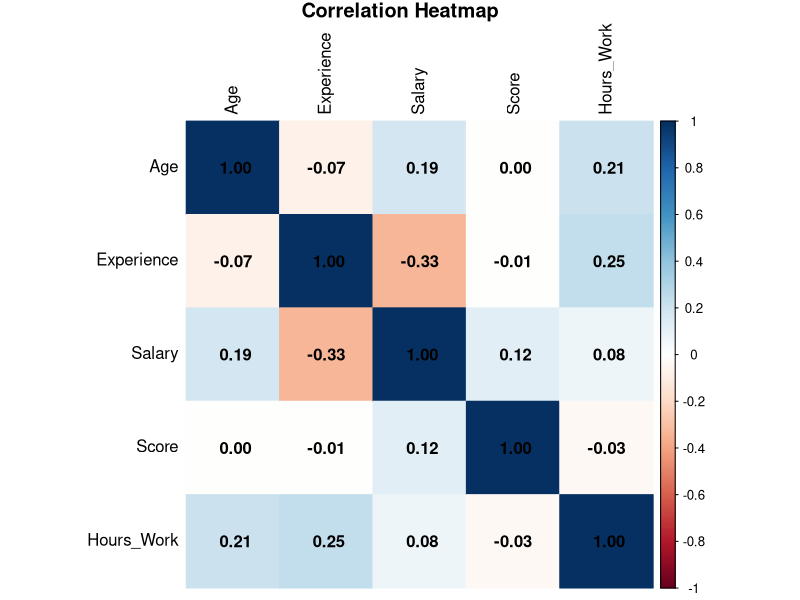
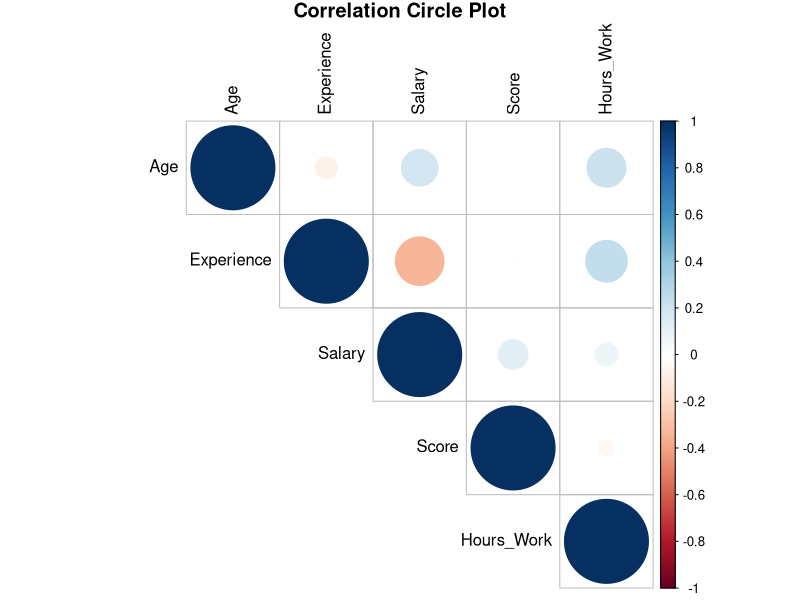
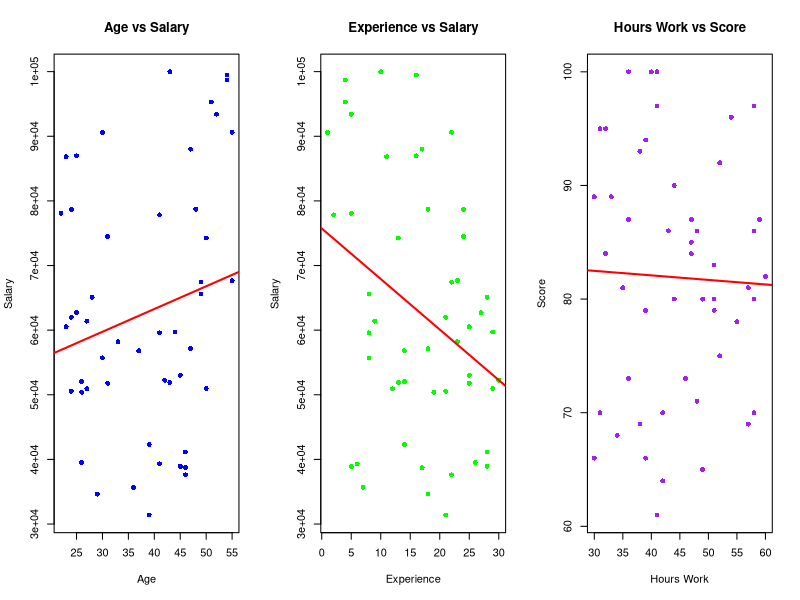
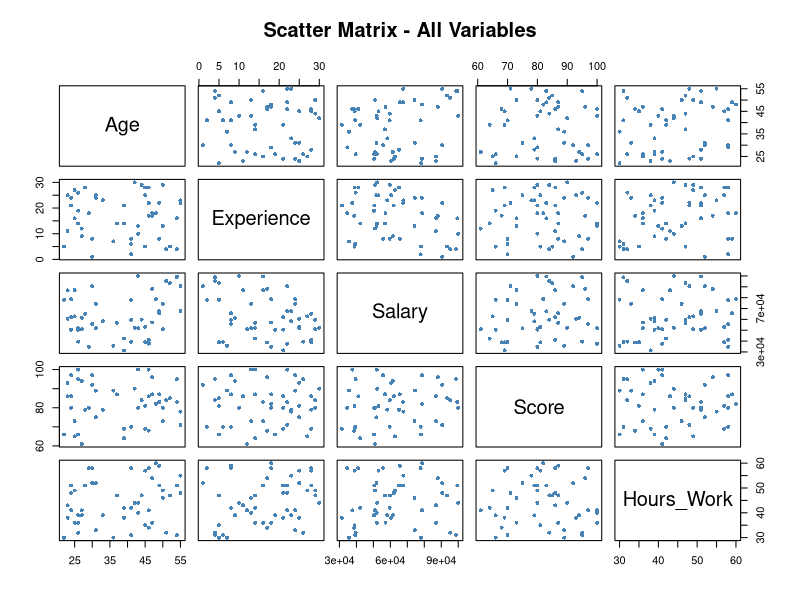
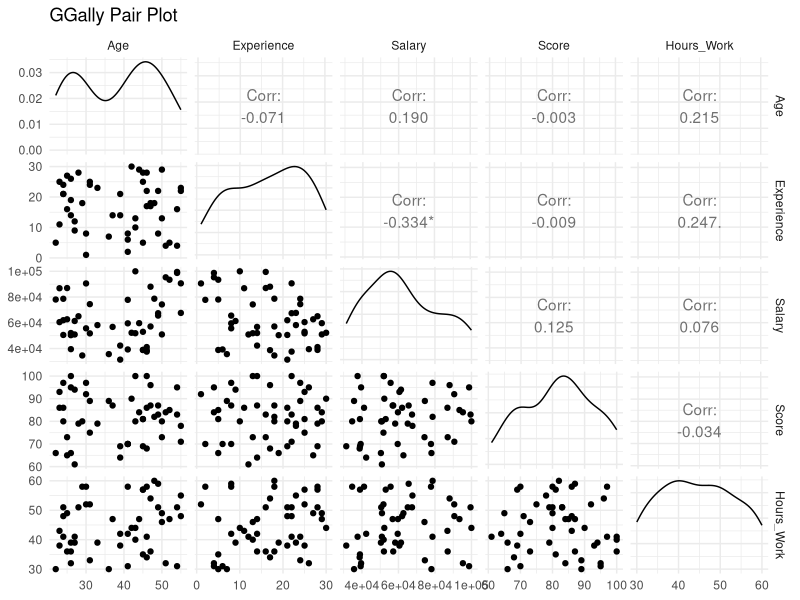
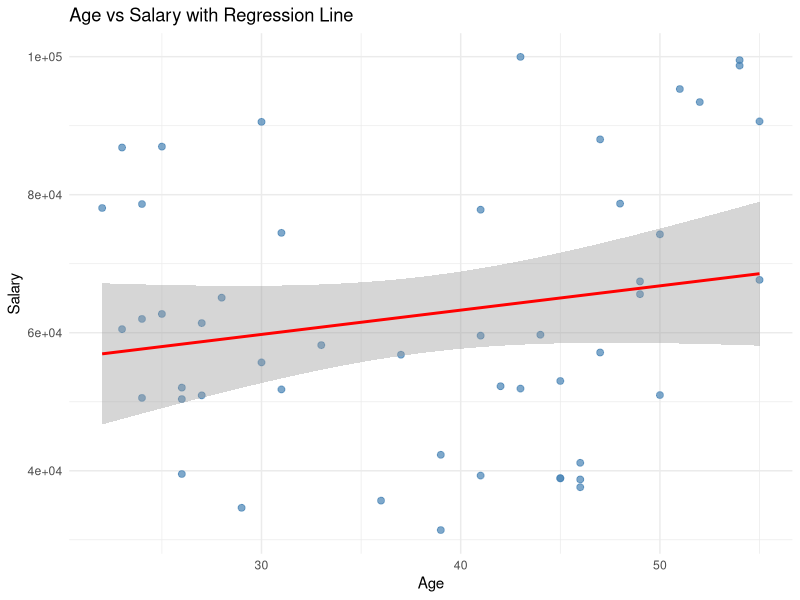
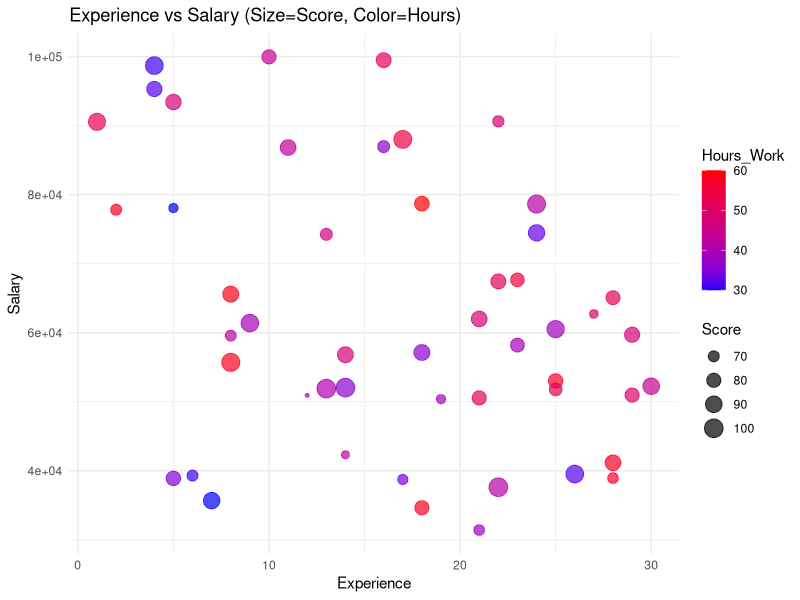
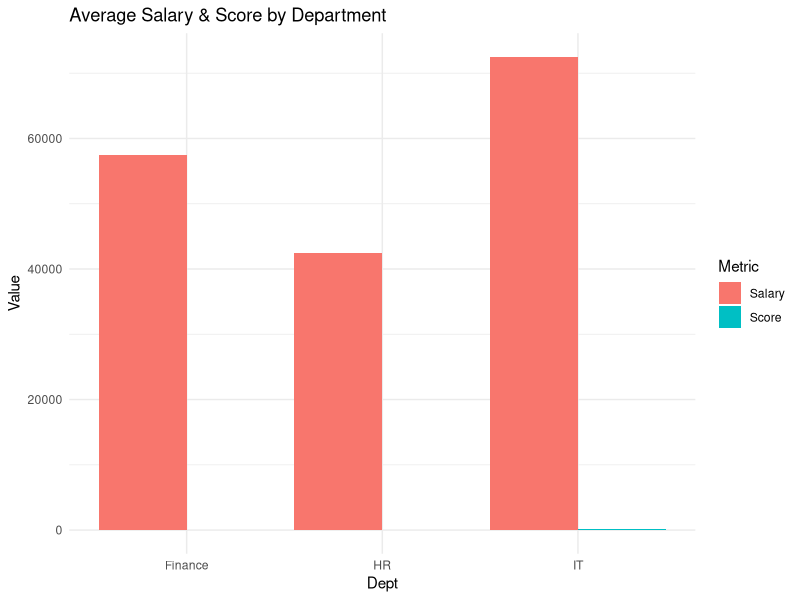

These figures' R source, in order:
# ============================================================
# EXPERIMENT 9: Correlation & Multi-Variable Analysis in R
# Run this file directly in RStudio
# ============================================================

# ---------- Install if needed ----------
# install.packages(c("ggplot2", "corrplot", "GGally"))

cat("========================================\n")
cat("EXPERIMENT 9: Correlation & Multi-Variable Analysis\n")
cat("========================================\n")

# ---------- Dataset ----------
set.seed(42)
n <- 50
df <- data.frame(
  Age        = sample(22:55, n, replace=TRUE),
  Experience = sample(1:30,  n, replace=TRUE),
  Salary     = sample(30000:100000, n, replace=TRUE),
  Score      = sample(60:100, n, replace=TRUE),
  Hours_Work = sample(30:60,  n, replace=TRUE)
)

cat("\nDataset Head:\n")
print(head(df))

cat("\nSummary:\n")
print(summary(df))

# ---------- Correlation Matrix ----------
cat("\n--- Correlation Matrix ---\n")
corr_matrix <- cor(df)
print(round(corr_matrix, 2))

# ---------- corrplot - Heatmap ----------
library(corrplot)
cat("\n--- Correlation Heatmap (corrplot) ---\n")
corrplot(corr_matrix,
         method  = "color",
         addCoef.col = "black",
         tl.col  = "black",
         title   = "Correlation Heatmap",
         mar     = c(0,0,1,0))

# Circular style
corrplot(corr_matrix,
         method = "circle",
         type   = "upper",
         tl.col = "black",
         title  = "Correlation Circle Plot",
         mar    = c(0,0,1,0))

# ---------- Scatter Plots ----------
cat("\n--- Scatter Plots ---\n")
par(mfrow=c(1,3))

plot(df$Age, df$Salary,
     main="Age vs Salary",
     xlab="Age", ylab="Salary",
     col="blue", pch=16)
abline(lm(Salary ~ Age, data=df), col="red", lwd=2)

plot(df$Experience, df$Salary,
     main="Experience vs Salary",
     xlab="Experience", ylab="Salary",
     col="green", pch=16)
abline(lm(Salary ~ Experience, data=df), col="red", lwd=2)

plot(df$Hours_Work, df$Score,
     main="Hours Work vs Score",
     xlab="Hours Work", ylab="Score",
     col="purple", pch=16)
abline(lm(Score ~ Hours_Work, data=df), col="red", lwd=2)

par(mfrow=c(1,1))

# ---------- Pairs Plot (Scatter Matrix) ----------
cat("\n--- Pairs Plot ---\n")
pairs(df,
      main  = "Scatter Matrix - All Variables",
      col   = "steelblue",
      pch   = 16,
      cex   = 0.8)

# ---------- GGally pairplot (ggplot2 style) ----------
library(GGally)
ggpairs(df,
        title = "GGally Pair Plot") +
  theme_minimal()

# ---------- ggplot2 Visualizations ----------
library(ggplot2)
cat("\n--- ggplot2 Visualizations ---\n")

# Scatter with trend
p1 <- ggplot(df, aes(x=Age, y=Salary)) +
  geom_point(color="steelblue", size=2, alpha=0.7) +
  geom_smooth(method="lm", color="red", se=TRUE) +
  ggtitle("Age vs Salary with Regression Line") +
  theme_minimal()
print(p1)

# Multi-variable scatter
p2 <- ggplot(df, aes(x=Experience, y=Salary, size=Score, color=Hours_Work)) +
  geom_point(alpha=0.7) +
  scale_color_gradient(low="blue", high="red") +
  ggtitle("Experience vs Salary (Size=Score, Color=Hours)") +
  theme_minimal()
print(p2)

# ---------- Grouped Bar Chart ----------
cat("\n--- Department Analysis ---\n")
dept_df <- data.frame(
  Dept   = c("HR","IT","Finance","HR","IT","Finance"),
  Salary = c(45000,70000,60000,40000,75000,55000),
  Score  = c(80,90,85,75,88,82)
)
dept_avg <- aggregate(. ~ Dept, data=dept_df, FUN=mean)
cat("Department Averages:\n")
print(dept_avg)

# Reshape for grouped bar
dept_long <- tidyr::pivot_longer(dept_avg,
                                  cols=c(Salary, Score),
                                  names_to="Metric",
                                  values_to="Value")

p3 <- ggplot(dept_long, aes(x=Dept, y=Value, fill=Metric)) +
  geom_bar(stat="identity", position="dodge") +
  ggtitle("Average Salary & Score by Department") +
  theme_minimal()
print(p3)

# ---------- cor.test (significance) ----------
cat("\n--- Correlation Significance Test ---\n")
cat("Age vs Salary:\n")
print(cor.test(df$Age, df$Salary))

cat("\nExperience vs Salary:\n")
print(cor.test(df$Experience, df$Salary))

cat("\n========================================\n")
cat("Experiment 9 Complete!\n")
cat("========================================\n")
